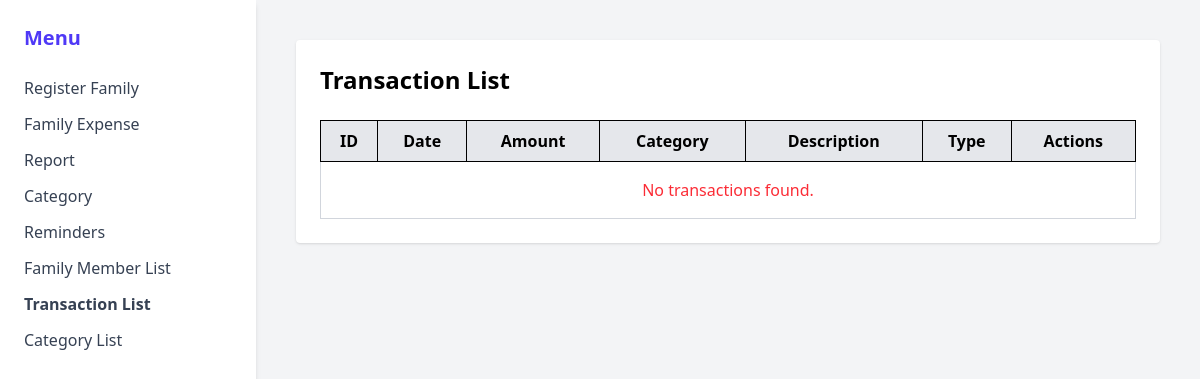
The page /user/Transaction2 on the database as committed earlier.
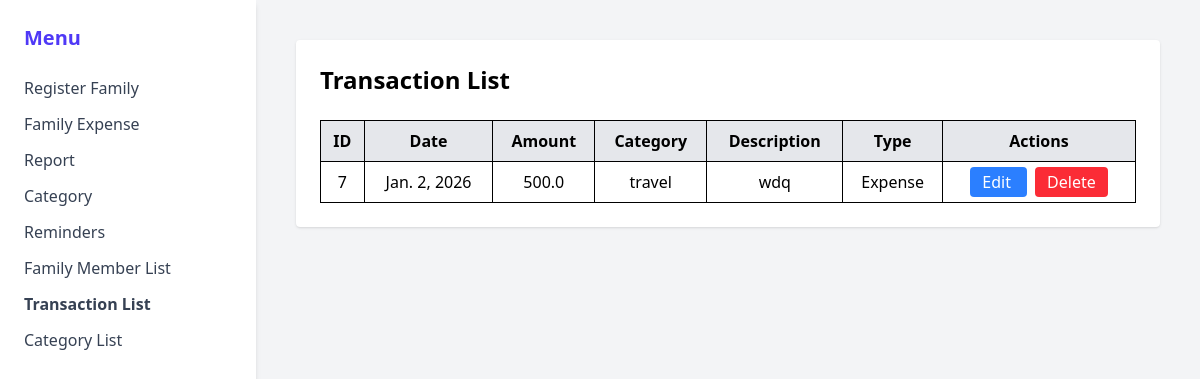
The same page on the database as committed later.
### user/models.py (models this page shows)
class Transaction(models.Model):
    id = models.AutoField(primary_key=True)
    date = models.DateField()
    category_id = models.ForeignKey('Category', on_delete=models.CASCADE)
    amount = models.FloatField()
    Transaction_desc = models.CharField(max_length=100)
    Type = models.CharField(max_length=100)
    owner_type = models.CharField(max_length=10)

class  Category(models.Model):
    category_id = models.IntegerField(max_length=50,primary_key=True)
    category_type = models.CharField(max_length=100)
    def __str__(self):
        return self.category_type

### user/views.py (the view)
# urls.py: path('user/Transaction2',views.Transaction2_page, name='Transaction2_page'),
def Transaction2_page(request):
    transactions = Transaction.objects.filter(owner_type='family')
    return render(request, 'transaction_list2.html', {'transactions': transactions})

### user/templates/transaction_list2.html (shortened to what this page needs)
{% load static %}
<!DOCTYPE html>
<html>
<head>
  <script src="https://cdn.jsdelivr.net/npm/@tailwindcss/browser@4"></script>
</head>
<body class="bg-gray-100">
<div class="flex min-h-screen">
  <aside class="w-64 bg-white shadow-md p-6">
    <h2 class="text-xl font-bold mb-6 text-indigo-600">Menu</h2>
    <ul class="space-y-3 text-gray-700">
        <li><a href="{% url 'Register_page' %}" class="hover:text-indigo-600">Register Family</a></li>
        <li><a href="{% url 'user_familyexpense_page'%}" class="hover:text-indigo-600">Family Expense</a></li>
        <li><a href="{% url 'reports_page' %}" class="hover:text-indigo-600">Report</a></li>
        <li><a href="{% url 'Category_page' %}" class="hover:text-indigo-600">Category</a></li>
        <li><a href="{% url 'Reminder1_page' %}" class="hover:text-indigo-600">Reminders</a></li>
        <li><a href="{% url 'Memberlist_page' %}" class="hover:text-indigo-600">Family Member List</a></li>
        <li><a href="{% url 'Transaction1_page' %}" class="hover:text-indigo-600 font-semibold">Transaction List</a></li>
        <li><a href="{% url 'Categorylist_page' %}" class="hover:text-indigo-600">Category List</a></li>
    </ul>
  </aside>
  <main class="flex-1 p-10">
    <div class="bg-white p-6 rounded shadow">
      <h2 class="text-2xl font-bold mb-6">Transaction List</h2>
      <table class="w-full border border-gray-300">
  <thead class="bg-gray-200">
    <tr>
      <th class="border p-2">ID</th>
      <th class="border p-2">Date</th>
      <th class="border p-2">Amount</th>
      <th class="border p-2">Category</th>
      <th class="border p-2">Description</th>
      <th class="border p-2">Type</th>
      <th class="border p-2">Actions</th>
    </tr>
  </thead>
  <tbody>
    {% for t in transactions %}
    <tr class="text-center hover:bg-gray-50">
      <td class="border p-2">{{ t.id }}</td>
      <td class="border p-2">{{ t.date }}</td>
      <td class="border p-2">{{ t.amount }}</td>
      <td class="border p-2">{{ t.category_id }}</td>
      <td class="border p-2">{{ t.Transaction_desc }}</td>
      <td class="border p-2">{{ t.Type }}</td>
      <td class="border p-2 space-x-2">
        <a href="{% url 'trans2_edit' t.id %}"
           class="bg-blue-500 text-white px-3 py-1 rounded hover:bg-blue-600">
          Edit
        </a>
        <a href="{% url 'trans2_delete' t.id %}"
           onclick="return confirm('Are you sure you want to delete this transaction?');"
           class="bg-red-500 text-white px-3 py-1 rounded hover:bg-red-600">
          Delete
        </a>
      </td>
    </tr>
    {% empty %}
    <tr>
      <td colspan="7" class="text-center p-4 text-red-500">
        No transactions found.
      </td>
    </tr>
    {% endfor %}
  </tbody>
</table>
    </div>
  </main>
</div>
</body>
</html>

Rows that differ between the two databases and show on the page:
now on this page (row edited): Transaction: id "7", date "Jan. 2, 2026", amount "500.0", category_id "travel", Transaction_desc "wdq", Type "Expense"
Other text that changed with them:
text no longer shown: "No transactions found."
